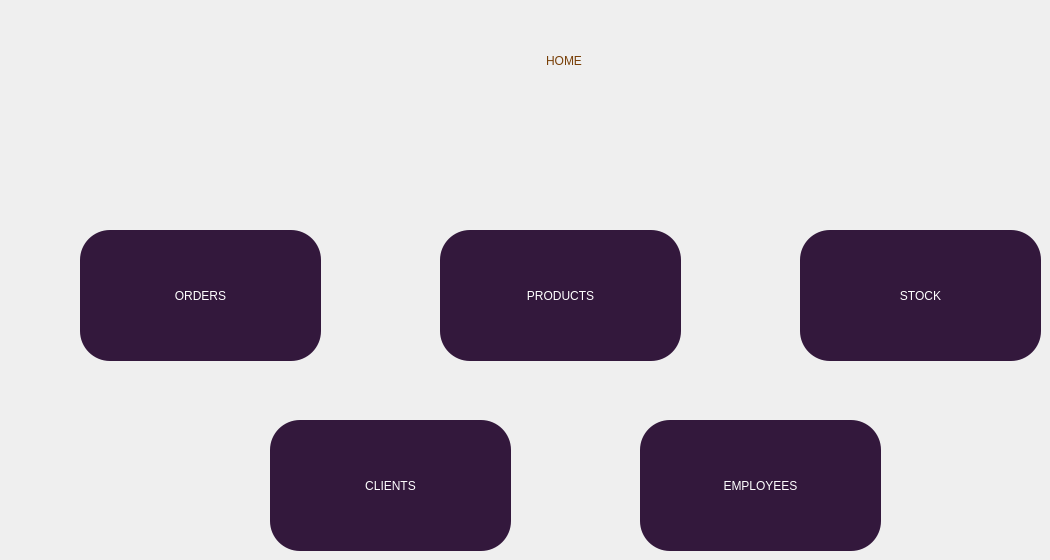
    <widget class="QWidget" name="mainPage">
     <widget class="QLabel" name="label_2">
      <property name="geometry">
       <rect>
        <x>439</x>
        <y>0</y>
        <width>250</width>
        <height>121</height>
       </rect>
      </property>
      <property name="styleSheet">
       <string notr="true">color: rgb(120, 63, 7);
font: 40pt &quot;Lemon&quot;;
background-color: rgb(0, 0, 0,0%);</string>
      </property>
      <property name="text">
       <string>HOME</string>
      </property>
      <property name="scaledContents">
       <bool>true</bool>
      </property>
      <property name="alignment">
       <set>Qt::AlignCenter</set>
      </property>
     </widget>
     <widget class="QLabel" name="label">
      <property name="geometry">
       <rect>
        <x>0</x>
        <y>10</y>
        <width>151</width>
        <height>91</height>
       </rect>
      </property>
      <property name="styleSheet">
       <string notr="true">image: url(:/img/img/logo.png);
background-color: rgb(0, 0, 0, 0%);</string>
      </property>
      <property name="text">
       <string/>
      </property>
     </widget>
     <widget class="QToolButton" name="goToOrders">
      <property name="geometry">
       <rect>
        <x>80</x>
        <y>230</y>
        <width>241</width>
        <height>131</height>
       </rect>
      </property>
      <property name="styleSheet">
       <string notr="true">color: rgb(255, 255, 255);
background-color: rgb(51, 24, 60);
border-radius: 30px;
font: 20pt &quot;MV Boli&quot;;
</string>
      </property>
      <property name="text">
       <string>ORDERS</string>
      </property>
      <property name="icon">
       <iconset resource="assets.qrc">
        <normaloff>:/img/img/icons8-shopping-cart-96.png</normaloff>:/img/img/icons8-shopping-cart-96.png</iconset>
      </property>
      <property name="iconSize">
       <size>
        <width>40</width>
        <height>40</height>
       </size>
      </property>
      <property name="toolButtonStyle">
       <enum>Qt::ToolButtonTextUnderIcon</enum>
      </property>
     </widget>
     <widget class="QToolButton" name="goToProducts">
      <property name="geometry">
       <rect>
        <x>440</x>
        <y>230</y>
        <width>241</width>
        <height>131</height>
       </rect>
      </property>
      <property name="styleSheet">
       <string notr="true">color: rgb(255, 255, 255);
background-color: rgb(51, 24, 60);
border-radius: 30px;
font: 20pt &quot;MV Boli&quot;;
</string>
      </property>
      <property name="text">
       <string>PRODUCTS</string>
      </property>
      <property name="icon">
       <iconset resource="assets.qrc">
        <normaloff>:/img/img/icons8-birthday-cake-64.png</normaloff>:/img/img/icons8-birthday-cake-64.png</iconset>
      </property>
      <property name="iconSize">
       <size>
        <width>40</width>
        <height>40</height>
       </size>
      </property>
      <property name="toolButtonStyle">
       <enum>Qt::ToolButtonTextUnderIcon</enum>
      </property>
     </widget>
     <widget class="QToolButton" name="goToStock">
      <property name="geometry">
       <rect>
        <x>800</x>
        <y>230</y>
        <width>241</width>
        <height>131</height>
       </rect>
      </property>
      <property name="styleSheet">
       <string notr="true">color: rgb(255, 255, 255);
background-color: rgb(51, 24, 60);
border-radius: 30px;
font: 20pt &quot;MV Boli&quot;;
</string>
      </property>
      <property name="text">
       <string>STOCK</string>
      </property>
      <property name="icon">
       <iconset resource="assets.qrc">
        <normaloff>:/img/img/icons8-move-stock-80.png</normaloff>:/img/img/icons8-move-stock-80.png</iconset>
      </property>
      <property name="iconSize">
       <size>
        <width>40</width>
        <height>40</height>
       </size>
      </property>
      <property name="toolButtonStyle">
       <enum>Qt::ToolButtonTextUnderIcon</enum>
      </property>
     </widget>
     <widget class="QToolButton" name="goToEmployee">
      <property name="geometry">
       <rect>
        <x>640</x>
        <y>420</y>
        <width>241</width>
        <height>131</height>
       </rect>
      </property>
      <property name="styleSheet">
       <string notr="true">color: rgb(255, 255, 255);
background-color: rgb(51, 24, 60);
border-radius: 30px;
font: 20pt &quot;MV Boli&quot;;
</string>
      </property>
      <property name="text">
       <string>EMPLOYEES</string>
      </property>
      <property name="icon">
       <iconset resource="assets.qrc">
        <normaloff>:/img/img/icons8-compare-heights-100.png</normaloff>:/img/img/icons8-compare-heights-100.png</iconset>
      </property>
      <property name="iconSize">
       <size>
        <width>40</width>
        <height>40</height>
       </size>
      </property>
      <property name="toolButtonStyle">
       <enum>Qt::ToolButtonTextUnderIcon</enum>
      </property>
     </widget>
     <widget class="QToolButton" name="goToClient">
      <property name="geometry">
       <rect>
        <x>270</x>
        <y>420</y>
        <width>241</width>
        <height>131</height>
       </rect>
      </property>
      <property name="styleSheet">
       <string notr="true">color: rgb(255, 255, 255);
background-color: rgb(51, 24, 60);
border-radius: 30px;
font: 20pt &quot;MV Boli&quot;;
</string>
      </property>
      <property name="text">
       <string>CLIENTS</string>
      </property>
      <property name="icon">
       <iconset resource="assets.qrc">
        <normaloff>:/img/img/icons8-search-client-80.png</normaloff>:/img/img/icons8-search-client-80.png</iconset>
      </property>
      <property name="iconSize">
       <size>
        <width>40</width>
        <height>40</height>
       </size>
      </property>
      <property name="toolButtonStyle">
       <enum>Qt::ToolButtonTextUnderIcon</enum>
      </property>
     </widget>
    </widget>
